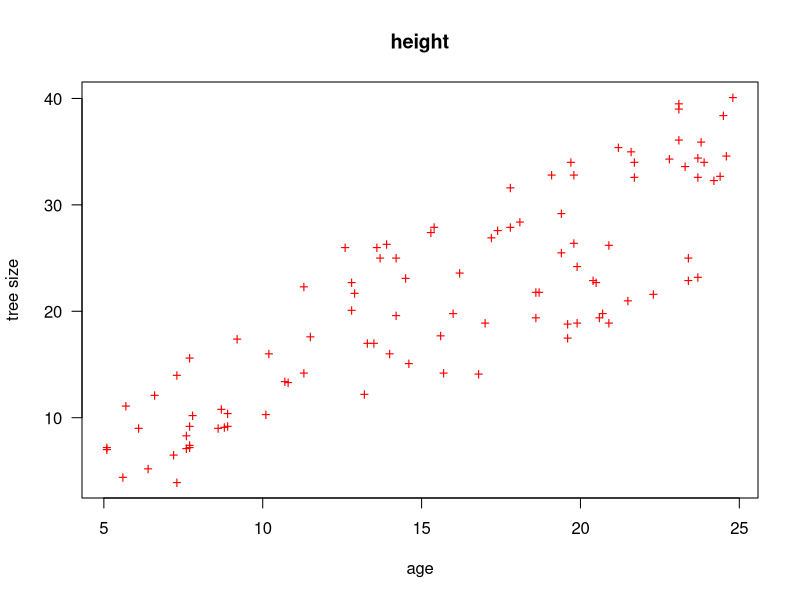
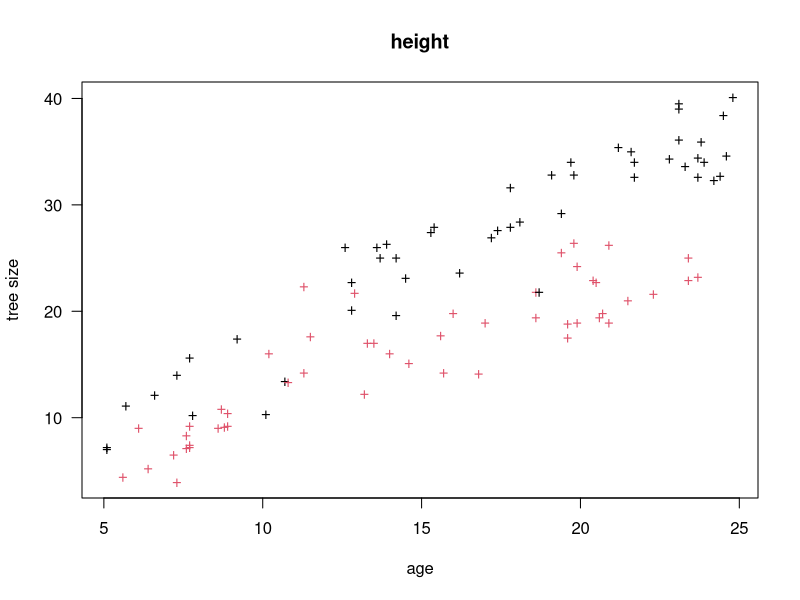
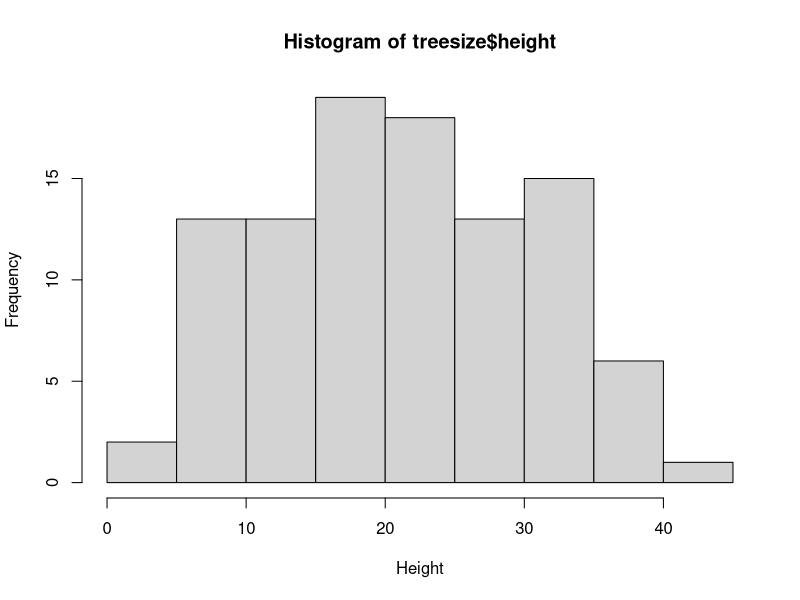
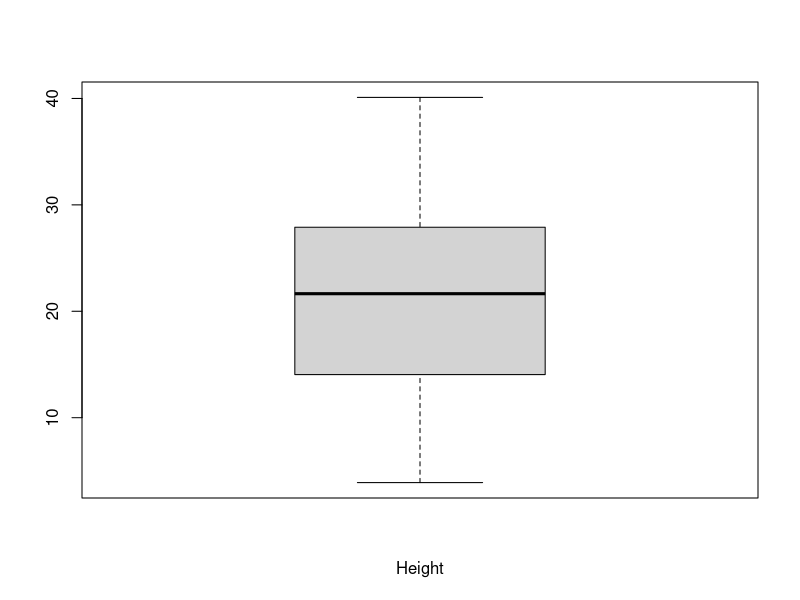

Write R code to recreate these figures, in order.
treesize <- read.table("./treesize.txt", header=TRUE)

#1.-Plot tree height over age.
#2.- Add labels to the plot.
#3.- Change the point character (pch) and color (col).

plot(x=treesize$age, y=treesize$height,xlab="age", ylab="tree size",main="height", las=1, pch="+", col="#FF0000")
x11()
plot(x=treesize$age, y=treesize$height,xlab="age", ylab="tree size",main="height", las=1, pch="+", col=as.factor(treesize$measurement))
x11()
hist(x=treesize$height, xlab="Height")
x11()
boxplot(x=treesize$height,xlab="Height")

print(quantile(x=treesize$height, probs=c(0.1, 0.8)))
